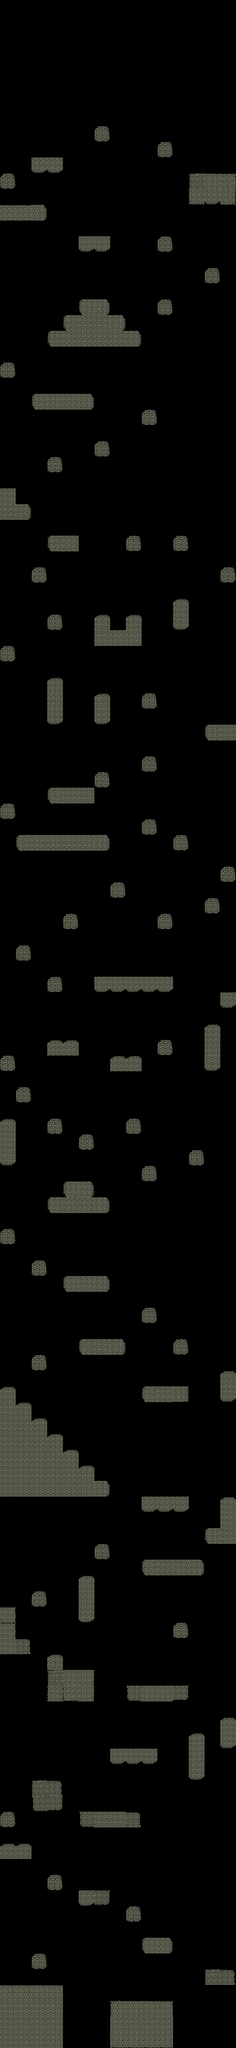

A level layout from a 2D game, rendered from its tile map. Below: a short description, then the map file with tile-grid data replaced by summaries:
An orthogonal 15x130 tile map with 70x70 px tiles, 2 tile layers (Background, Terrain), 4 hidden layers not drawn and 169 objects (PlayerStart, PlayerGoal, CheckPoint).

<map version="1.0" orientation="orthogonal" width="15" height="130" tilewidth="70" tileheight="70">
 <tileset firstgid="1" name="rocks2" tilewidth="70" tileheight="70" spacing="1">
  <image source="rocks2.png" width="497" height="283" />
 </tileset>
 <layer name="Background" width="15" height="130">
  <data>[1950 cells, 0 non-empty, 0 distinct tile ids]</data>
 </layer>
 <layer name="Decoration-2" width="15" height="130" visible="0">
  <data>[1950 cells, 0 non-empty, 0 distinct tile ids]</data>
 </layer>
 <layer name="Decoration-1" width="15" height="130" visible="0">
  <data>[1950 cells, 0 non-empty, 0 distinct tile ids]</data>
 </layer>
 <layer name="Decoration" width="15" height="130" visible="0">
  <data>[1950 cells, 0 non-empty, 0 distinct tile ids]</data>
 </layer>
 <layer name="Decoration+1" width="15" height="130" visible="0">
  <data>[1950 cells, 0 non-empty, 0 distinct tile ids]</data>
 </layer>
 <layer name="Terrain" width="15" height="130">
  <data>[1950 cells, 248 non-empty, 19 distinct tile ids]</data>
 </layer>
 <objectgroup name="Objects" width="15" height="130">
  <object name="PlayerStart" x="0" y="8750" width="70" height="70" />
  <object name="PlayerGoal" x="840" y="700" width="70" height="70" />
  <object name="CheckPoint" x="630" y="6090" width="70" height="70" />
 </objectgroup>
 <objectgroup name="Physics" width="15" height="130">
  <object x="140" y="8680" width="70" height="70" />
  <object x="490" y="8890" width="280" height="210" />
  <object x="0" y="8400" height="420" />
  <object x="0" y="8400" height="700" />
  <object x="910" y="8750" width="140" height="70" />
  <object x="630" y="8610" width="140" height="70" />
  <object x="350" y="8400" width="140" height="70" />
  <object x="210" y="8330" width="70" height="70" />
  <object x="350" y="8050" width="280" height="70" />
  <object x="0" y="8050" width="70" height="70" />
  <object x="140" y="7910" width="140" height="140" />
  <object x="490" y="7770" width="210" height="70" />
  <object x="840" y="7700" width="70" height="210" />
  <object x="980" y="7630" width="70" height="140" />
  <object x="560" y="7490" width="280" height="70" />
  <object x="350" y="7000" width="70" height="210" />
  <object x="420" y="6860" width="70" height="70" />
  <object x="630" y="6930" width="280" height="70" />
  <object x="630" y="6650" width="210" height="70" />
  <object x="910" y="6790" height="70" />
  <object x="910" y="6860" width="140" />
  <object x="1050" y="6650" height="210" />
  <object x="910" y="6790" width="70" />
  <object x="980" y="6650" height="140" />
  <object x="980" y="6650" width="70" />
  <object x="0" y="6650" width="490" />
  <object x="0" y="6160" width="70" />
  <object x="70" y="6160" height="70" />
  <object x="70" y="6230" width="70" />
  <object x="140" y="6230" height="70" />
  <object x="140" y="6300" width="70" />
  <object x="210" y="6300" height="70" />
  <object x="210" y="6370" width="70" />
  <object x="280" y="6370" height="70" />
  <object x="280" y="6440" width="70" />
  <object x="350" y="6440" height="70" />
  <object x="350" y="6510" width="70" />
  <object x="420" y="6510" height="70" />
  <object x="420" y="6580" width="70" />
  <object x="490" y="6580" height="70" />
  <object x="140" y="6020" width="70" height="70" />
  <object x="350" y="5950" width="210" height="70" />
  <object x="630" y="6160" width="210" height="70" />
  <object x="980" y="6090" width="70" height="140" />
  <object x="770" y="5950" width="70" height="70" />
  <object x="280" y="5670" width="210" height="70" />
  <object x="140" y="5600" width="70" height="70" />
  <object x="0" y="5460" width="70" height="70" />
  <object x="560" y="8470" width="70" height="70" />
  <object x="0" y="7210" width="70" height="140" />
  <object x="70" y="7280" width="70" height="70" />
  <object x="140" y="7070" width="70" height="70" />
  <object x="210" y="5320" width="280" height="70" />
  <object x="280" y="5250" width="140" height="70" />
  <object x="630" y="5180" width="70" height="70" />
  <object x="840" y="5110" width="70" height="70" />
  <object x="560" y="4970" width="70" height="70" />
  <object x="350" y="5040" width="70" height="70" />
  <object x="210" y="4970" width="70" height="70" />
  <object x="0" y="4970" width="70" height="210" />
  <object x="210" y="4620" width="140" height="70" />
  <object x="490" y="4690" width="140" height="70" />
  <object x="700" y="4620" width="70" height="70" />
  <object x="910" y="4550" width="70" height="210" />
  <object x="980" y="4410" width="70" height="70" />
  <object x="420" y="4340" width="350" height="70" />
  <object x="210" y="4340" width="70" height="70" />
  <object x="70" y="4200" width="70" height="70" />
  <object x="280" y="4060" width="70" height="70" />
  <object x="490" y="3920" width="70" height="70" />
  <object x="700" y="4060" width="70" height="70" />
  <object x="980" y="3850" width="70" height="70" />
  <object x="910" y="3990" width="70" height="70" />
  <object x="630" y="3640" width="70" height="70" />
  <object x="70" y="3710" width="420" height="70" />
  <object x="210" y="3500" width="210" height="70" />
  <object x="0" y="3570" width="70" height="70" />
  <object x="420" y="3430" width="70" height="70" />
  <object x="630" y="3080" width="70" height="70" />
  <object x="910" y="3220" width="140" height="70" />
  <object x="420" y="3080" width="70" height="140" />
  <object x="210" y="3010" width="70" height="210" />
  <object x="0" y="2870" width="70" height="70" />
  <object x="210" y="2730" width="70" height="70" />
  <object x="420" y="2800" width="210" height="70" />
  <object x="420" y="2730" width="70" height="70" />
  <object x="560" y="2730" width="70" height="70" />
  <object x="770" y="2660" width="70" height="140" />
  <object x="980" y="2520" width="70" height="70" />
  <object x="770" y="2380" width="70" height="70" />
  <object x="560" y="2380" width="70" height="70" />
  <object x="140" y="2520" width="70" height="70" />
  <object x="0" y="2170" width="70" height="140" />
  <object x="70" y="2240" width="70" height="70" />
  <object x="210" y="2380" width="140" height="70" />
  <object x="140" y="700" width="140" height="70" />
  <object x="420" y="560" width="70" height="70" />
  <object x="840" y="770" width="210" height="140" />
  <object x="700" y="630" width="70" height="70" />
  <object x="420" y="1960" width="70" height="70" />
  <object x="630" y="1820" width="70" height="70" />
  <object x="210" y="2030" width="70" height="70" />
  <object x="140" y="1750" width="280" height="70" />
  <object x="210" y="1470" width="420" height="70" />
  <object x="280" y="1400" width="280" height="70" />
  <object x="350" y="1330" width="140" height="70" />
  <object x="0" y="1610" width="70" height="70" />
  <object x="700" y="1330" width="70" height="70" />
  <object x="910" y="1190" width="70" height="70" />
  <object x="700" y="1050" width="70" height="70" />
  <object x="350" y="1050" width="140" height="70" />
  <object x="0" y="910" width="210" height="70" />
  <object x="630" y="3360" width="70" height="70" />
  <object x="770" y="3710" width="70" height="70" />
  <object x="0" y="770" width="70" height="70" />
  <object x="0" y="7980" height="420" />
  <object x="0" y="7560" height="490" />
  <object x="0" y="7000" height="560" />
  <object x="0" y="6650" height="350" />
  <object x="0" y="6160" height="490" />
  <object x="0" y="5810" height="350" />
  <object x="0" y="5530" height="350" />
  <object x="0" y="5040" height="490" />
  <object x="0" y="4340" height="700" />
  <object x="0" y="3780" height="560" />
  <object x="0" y="3360" height="420" />
  <object x="0" y="2870" height="560" />
  <object x="0" y="2310" height="560" />
  <object x="0" y="1680" height="560" />
  </objectgroup>
 <objectgroup name="Enemies" width="15" height="130">
  <!-- 8 objects omitted --></objectgroup>
</map>
<!-- 37 of 169 objects omitted -->
